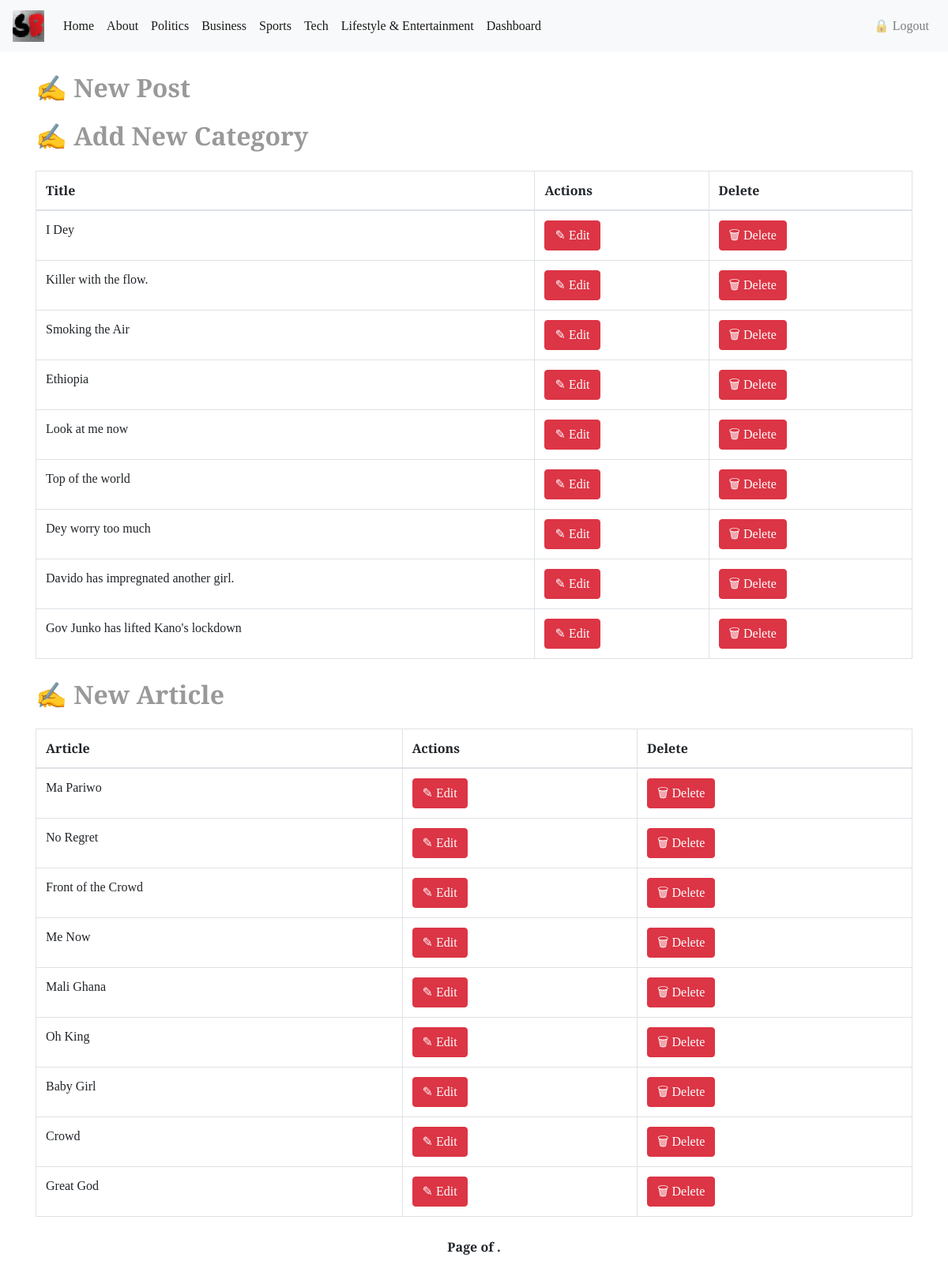
Page /blogapp/dashboard/ (signed in) on the earlier database version.
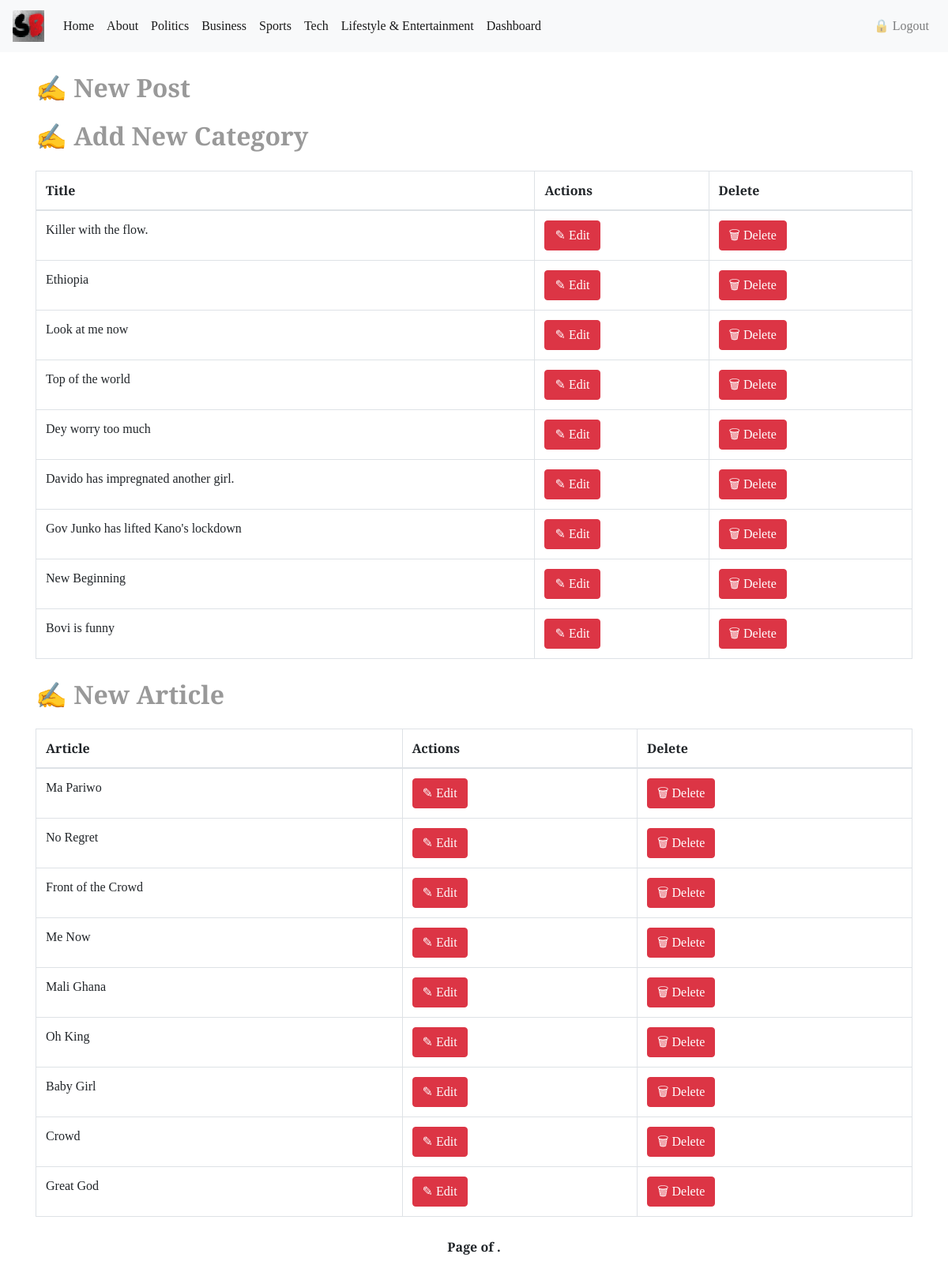
Same page on the later database version.
### blogapp/models.py (models this page shows, shortened)
class Post(models.Model):
    title = models.CharField(max_length=200)
    content = RichTextField()
    pub_date = models.DateTimeField(auto_now_add=True)
    view_count = models.PositiveIntegerField(default=0, blank=True)
    author = models.ForeignKey(User, on_delete=models.CASCADE)
    category = models.ForeignKey(Category, on_delete=models.CASCADE)
    images = models.ImageField(null=True, upload_to='profilepics')
    slug = models.SlugField(blank=True, null=True, unique=True)
    class Meta:
        ordering = ['-pub_date']

class Article(models.Model):
    title = models.CharField(max_length=200)
    content = RichTextField()
    timestamp = models.DateTimeField(auto_now_add=True)
    view_count = models.IntegerField(default=0)
    likes = models.ManyToManyField(User, related_name='article_post', blank=True)
    thumbnail = models.ImageField(upload_to='profilepics')
    slug = models.SlugField(blank=True, null=True, unique=True)
    class Meta:
        ordering = ['-timestamp']

### blogapp/views.py (the view)
# urls.py: path('dashboard/', views.Dashboard.as_view(), name='dashboard'),
class Dashboard(LoginRequiredMixin, View):
    def get(self, request, *args, **kwargs):
        view = Home.as_view(
            template_name='blogapp/admin_page.html',
        )
        return view(request, *args, **kwargs)

### blogapp/views.py (called while the page is built)
    def get_context_data(self, **kwargs):
        context = super().get_context_data(**kwargs)
        context['posts'] = Post.objects.all()[:9]
        context['articles'] = Article.objects.all()[:9]
        return context

### blogapp/templates/blogapp/admin_page.html
{% extends 'blogapp/base.html' %}
{% block body_block %}
    <div class="blog-table">
        <h2><a href="{% url 'post_new' %}">&#9997 New Post</a></h2>
        <h2><a href="{% url 'new_cat' %}">&#9997 Add New Category</a></h2>
        <table class="table table-bordered">
            <thead>
              <tr>
                <th scope="col">Title</th>
                <th scope="col">Actions</th>
                <th scope="col">Delete</th>
              </tr>
            </thead>
            <tbody>
                {% for post in posts %}
              <tr>
                <td>{{post.title}}</td>
                <td><a class="btn btn-danger" href="{% url 'post_update' post.slug %}">&#9998 Edit</a></td>
                <td><a class="btn btn-danger" href="{% url 'post_delete' post.slug %}">&#128465 Delete</a></td>
              </tr>
                {% endfor %}
            </tbody>
        </table>
    </div>
    <div class="blog-table">
      <h2><a href="{% url 'article_new' %}">&#9997 New Article</a></h2>
      <table class="table table-bordered">
          <thead>
            <tr>
              <th scope="col">Article</th>
              <th scope="col">Actions</th>
              <th scope="col">Delete</th>
            </tr>
          </thead>
          <tbody>
              {% for post in articles %}
            <tr>
              <td>{{post.title}}</td>
              <td><a class="btn btn-danger" href="{% url 'article_update' post.slug %}">&#9998 Edit</a></td>
              <td><a class="btn btn-danger" href="{% url 'article_delete' post.slug %}">&#128465 Delete</a></td>
            </tr>
              {% endfor %}
          </tbody>
      </table>
  </div>
{% include 'blogapp/pagination.html' %}
{% endblock %}

Differences in the rows shown:
removed Post: title "I Dey"
removed Post: title "Smoking the Air"
now on this page (row edited): Post: title "New Beginning"
now on this page (row edited): Post: title "Bovi is funny"
